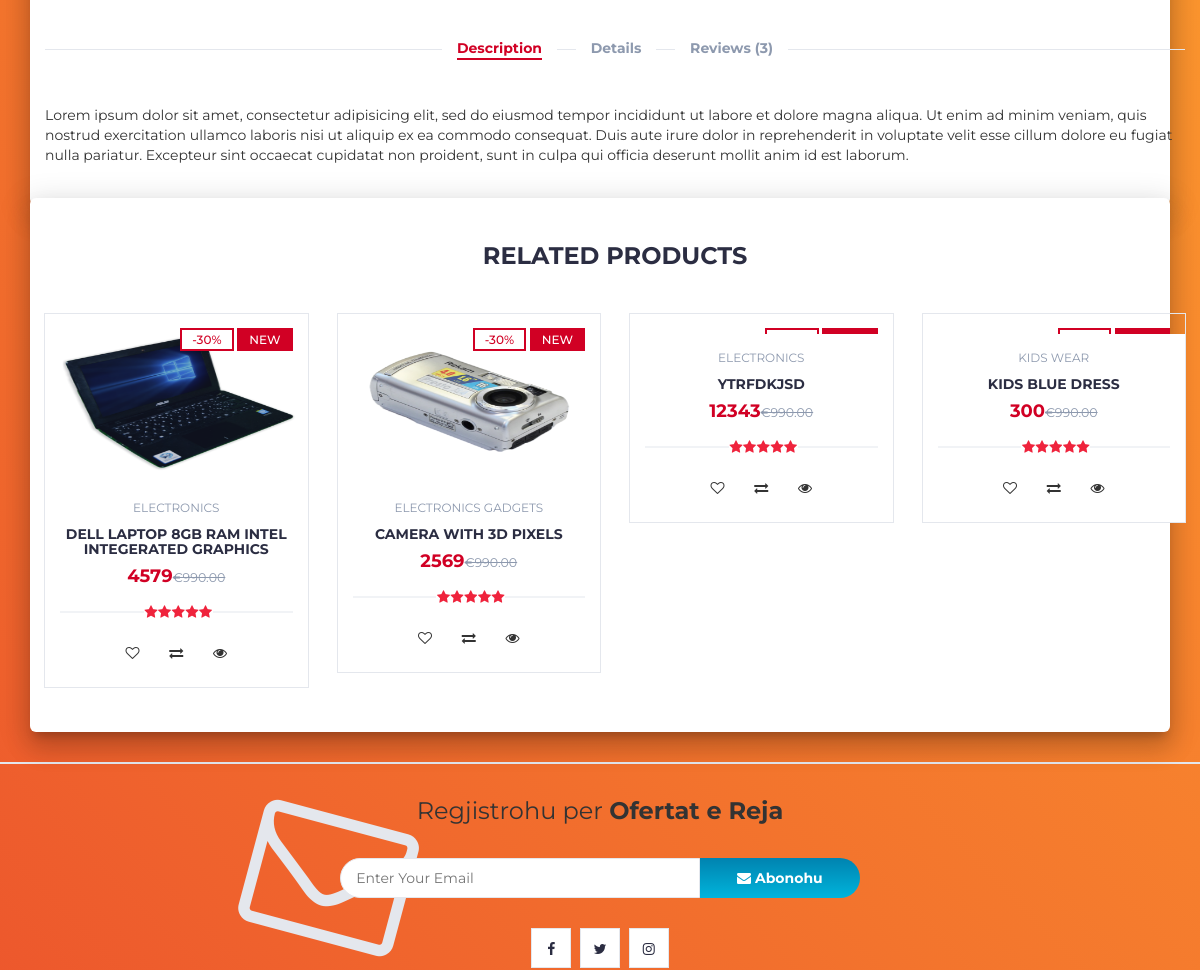
The app's page /product.php?p=78 (middle part), older data.
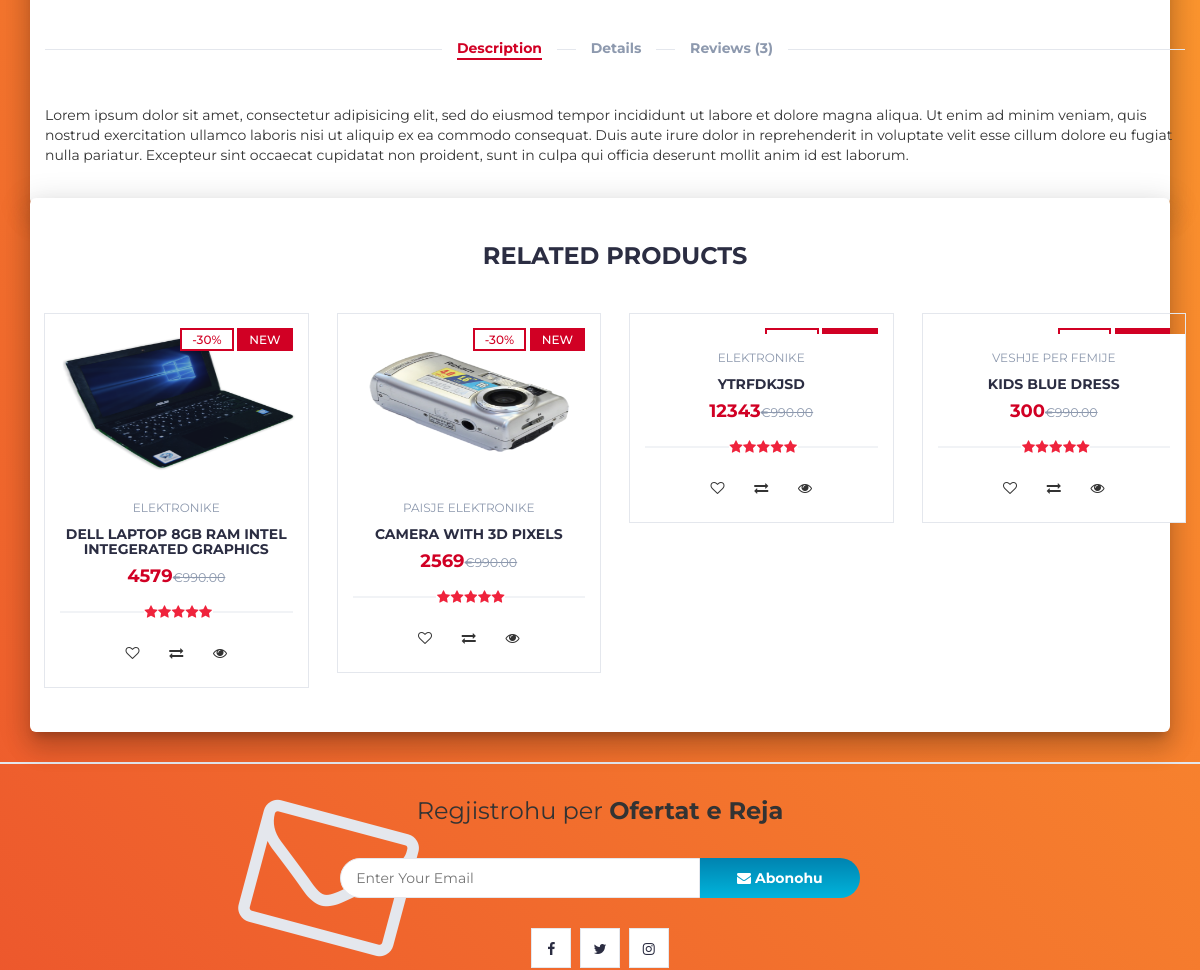
The same page, newer data.
### tables this page shows
CREATE TABLE `products` (
  `product_id` int(100) NOT NULL,
  `product_cat` int(100) NOT NULL,
  `product_brand` int(100) NOT NULL,
  `product_title` varchar(255) NOT NULL,
  `product_price` int(100) NOT NULL,
  `product_desc` text NOT NULL,
  `product_image` text NOT NULL,
  `product_keywords` text NOT NULL
);

CREATE TABLE `categories` (
  `cat_id` int(100) NOT NULL,
  `cat_title` text NOT NULL
);

### product.php (the view, shortened to what this page needs)
<?php
include "header.php";
?>
		<div class="section main main-raised">
			<div class="container">
				<div class="row">
					<?php
								include 'db.php';
								$product_id = $_GET['p'];
								$sql = " SELECT * FROM products WHERE product_id = $product_id";
								$result = mysqli_query($con, $sql);
								if (mysqli_num_rows($result) > 0)
								{
									while($row = mysqli_fetch_assoc($result))
									{
									?>
									<?php
									echo '
							<h2 class="product-name">'.$row['product_title'].'</h2>
								<h3 class="product-price">$'.$row['product_price'].'<del class="product-old-price">€990.00</del></h3>
								<button class="add-to-cart-btn" pid="'.$row['product_id'].'"  id="product" ><i class="fa fa-shopping-cart"></i> add to cart</button>
					<div class="col-md-12">
						<div id="product-tab">
							<ul class="tab-nav">
								<li class="active"><a data-toggle="tab" href="#tab1">Description</a></li>
								<li><a data-toggle="tab" href="#tab2">Details</a></li>
								<li><a data-toggle="tab" href="#tab3">Reviews (3)</a></li>
							</ul>
							<div class="tab-content">
								<div id="tab1" class="tab-pane fade in active">
									<div class="row">
										<div class="col-md-12">
											<p>Lorem ipsum dolor sit amet, consectetur adipisicing elit, sed do eiusmod tempor incididunt ut labore et dolore magna aliqua. Ut enim ad minim veniam, quis nostrud exercitation ullamco laboris nisi ut aliquip ex ea commodo consequat. Duis aute irure dolor in reprehenderit in voluptate velit esse cillum dolore eu fugiat nulla pariatur. Excepteur sint occaecat cupidatat non proident, sunt in culpa qui officia deserunt mollit anim id est laborum.</p>
										</div>
									</div>
								</div>
							</div>
						</div>
					</div>
				</div>
			</div>
		</div>
		<div class="section main main-raised">
			<div class="container">
				<div class="row">
					<div class="col-md-12">
						<div class="section-title text-center">
							<h3 class="title">Related Products</h3>
						</div>
					</div>
                    ';
									}
								}
								?>
								<?php
                    include 'db.php';
								$product_id = $_GET['p'];
					$product_query = "SELECT * FROM products,categories WHERE product_cat=cat_id AND product_id BETWEEN $product_id AND $product_id+3";
                $run_query = mysqli_query($con,$product_query);
                if(mysqli_num_rows($run_query) > 0){
                    while($row = mysqli_fetch_array($run_query)){
                        $pro_id    = $row['product_id'];
                        $pro_title = $row['product_title'];
                        $pro_price = $row['product_price'];
                        $pro_image = $row['product_image'];
                        $cat_name = $row["cat_title"];
                        echo "
                                <div class='col-md-3 col-xs-6'>
								<a href='product.php?p=$pro_id'><div class='product'>
									<div class='product-img'>
										<img src='product_images/$pro_image' style='max-height: 170px;' alt=''>
										<div class='product-label'>
											<span class='sale'>-30%</span>
											<span class='new'>NEW</span>
										</div>
									</div></a>
									<div class='product-body'>
										<p class='product-category'>$cat_name</p>
										<h3 class='product-name header-cart-item-name'><a href='product.php?p=$pro_id'>$pro_title</a></h3>
										<h4 class='product-price header-cart-item-info'>$pro_price<del class='product-old-price'>€990.00</del></h4>
										<div class='product-rating'>
											<i class='fa fa-star'></i>
											<i class='fa fa-star'></i>
											<i class='fa fa-star'></i>
											<i class='fa fa-star'></i>
											<i class='fa fa-star'></i>
										</div>
										<div class='product-btns'>
											<button class='add-to-wishlist'><i class='fa fa-heart-o'></i><span class='tooltipp'>add to wishlist</span></button>
											<button class='add-to-compare'><i class='fa fa-exchange'></i><span class='tooltipp'>add to compare</span></button>
											<button class='quick-view'><i class='fa fa-eye'></i><span class='tooltipp'>quick view</span></button>
										</div>
									</div>
									<div class='add-to-cart'>
										<button pid='$pro_id' id='product' class='add-to-cart-btn block2-btn-towishlist' href='#'><i class='fa fa-shopping-cart'></i> add to cart</button>
									</div>
								</div>
                                </div>
			";
		}
}
?>
<?php
include "newslettter.php";
?>

Row changes from the older to the newer data that the page shows:
changed through a linked row, products "DELL LAPTOP 8GB RAM INTEL INTEGERATED GRAPHICS": categories.cat_title "ELECTRONICS" → "ELEKTRONIKE"
changed through a linked row, products "CAMERA WITH 3D PIXELS": categories.cat_title "ELECTRONICS GADGETS" → "PAISJE ELEKTRONIKE"
changed through a linked row, products "YTRFDKJSD": categories.cat_title "ELECTRONICS" → "ELEKTRONIKE"
changed through a linked row, products "KIDS BLUE DRESS": categories.cat_title "KIDS WEAR" → "VESHJE PER FEMIJE"
